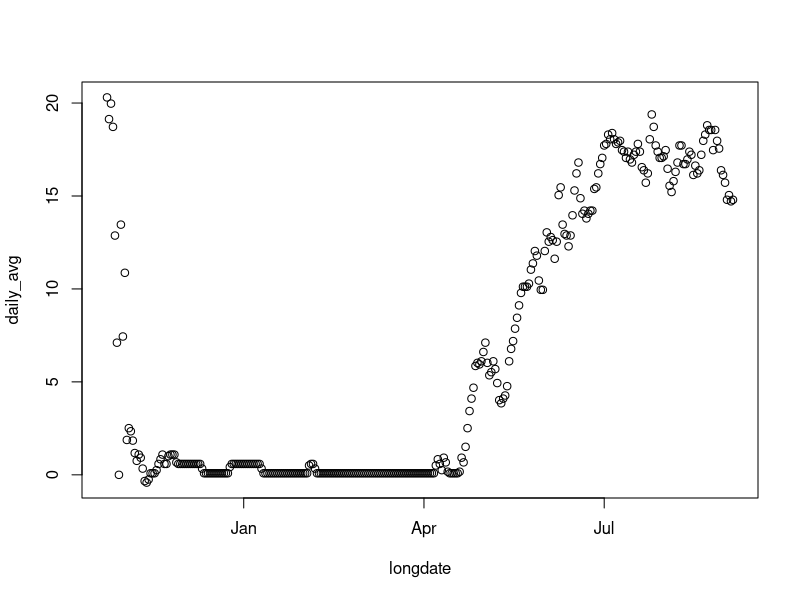
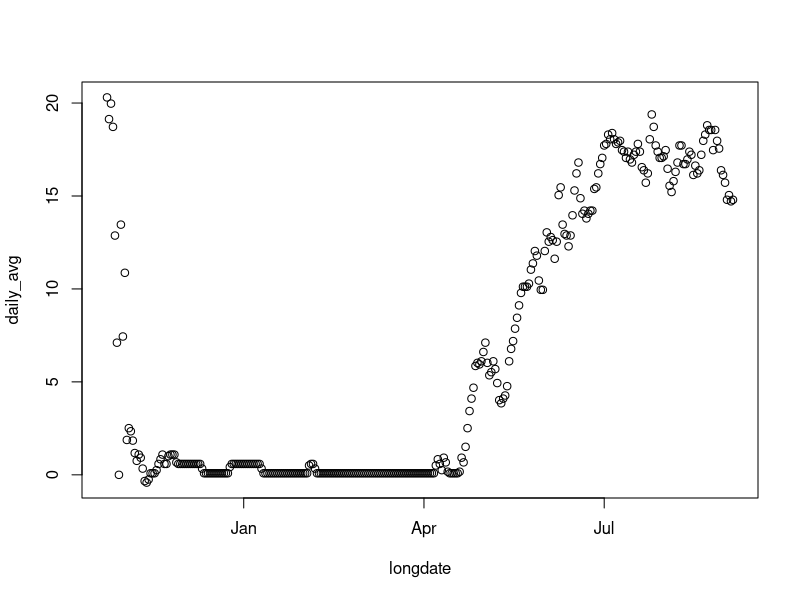
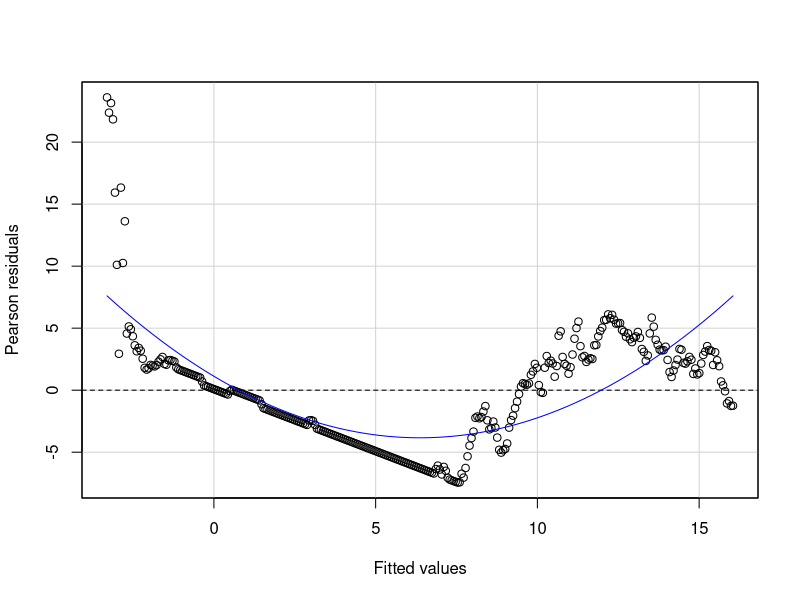

The R source for these figures, in order: (Note: this script raises an error after producing the figures.)
## ---- chunk 1
knitr::opts_chunk$set(echo = TRUE)

library(tidyverse)
library(stringi)
library(stringr)
library(dplyr)
library(ggplot2)
library(purrr)

library(nlme)
library(car)



## ---- chunk 2

temps <- read.csv("C2A_R3_m0surf_i39_2020.csv")
head(temps)
temps$longdate <- as.POSIXct(temps$longdate)

temps <- temps %>% 
  group_by(longdate) %>% 
  mutate(daily_avg = mean(value)) %>% 
  distinct(longdate, .keep_all = TRUE)
head(temps)



plot(daily_avg ~ longdate, data = temps)
#developing thermal time code section

#sum(df$column == value, na.rm=TRUE)

sum(temps$value >= 0, na.rm=TRUE)



## ---- chunk 3


fm1 <- lm(daily_avg ~ longdate, data = temps) #daily avg as a function of date
summary(fm1) 
plot(daily_avg ~ longdate, data = temps)
lines(fitted.values(fm1))
residualPlot(fm1)

durbinWatsonTest(fm1)



fm2 <- lm(daily_avg ~ longdate + treatment, data = temps)


## ---- chunk 4

csv_files <- list.files(pattern = ".csv", full.names = TRUE)
head(csv_files)

merged_ibuttons <- map_dfr(csv_files, read.csv) #map_dfr reads csv files and joins them by rowbind.
head(merged_ibuttons)
str(merged_ibuttons)

write.csv(merged_ibuttons, file = "merged_ibuttons.csv")


